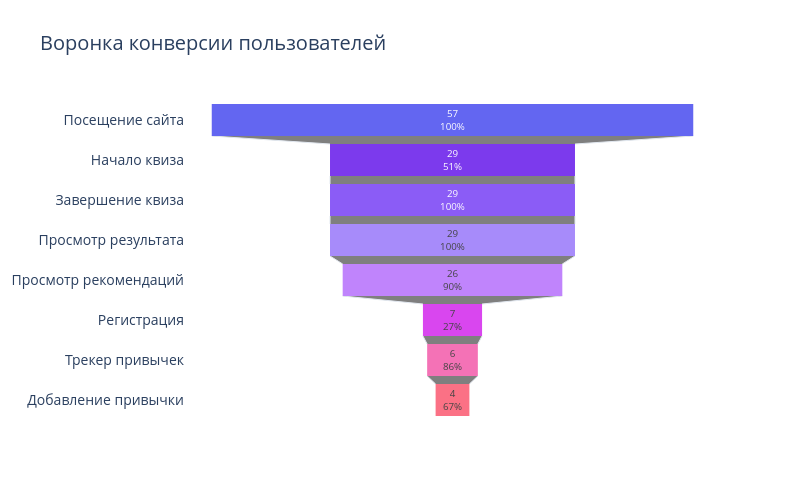

Source (notebook cell):
### Markdown cell above
## 1. Воронка конверсии

Основной флоу: **Главная → Квиз → Результат → Рекомендации → Регистрация → Трекер привычек**

Sign-up происходит после просмотра рекомендаций, но возможна точка входа и в начале.

### Code cell
# Воронка: считаем уникальных пользователей на каждом этапе
funnel_steps = [
    ('Посещение сайта', 'page_view'),
    ('Начало квиза', 'quiz_start'),
    ('Завершение квиза', 'quiz_complete'),
    ('Просмотр результата', 'result_view'),
    ('Просмотр рекомендаций', 'recommendations_view'),
    ('Регистрация', 'sign_up_success'),
    ('Трекер привычек', 'tracker_view'),
    ('Добавление привычки', 'habit_add'),
]

funnel_data = []
for label, event in funnel_steps:
    n_users = raw_events[raw_events['event'] == event]['user_id'].nunique()
    funnel_data.append({'step': label, 'users': n_users})

funnel_df = pd.DataFrame(funnel_data)
funnel_df['pct_total'] = (funnel_df['users'] / funnel_df['users'].iloc[0] * 100).round(1)
funnel_df['pct_prev'] = [100.0] + (funnel_df['users'].iloc[1:].values / funnel_df['users'].iloc[:-1].values * 100).round(1).tolist()

fig = go.Figure(go.Funnel(
    y=funnel_df['step'],
    x=funnel_df['users'],
    textinfo='value+percent previous',
    textposition='inside',
    marker=dict(
        color=['#6366f1', '#7c3aed', '#8b5cf6', '#a78bfa', '#c084fc', '#d946ef', '#f472b6', '#fb7185'],
    ),
    connector=dict(line=dict(color='#e2e8f0', width=1)),
))

fig.update_layout(
    title=dict(text='Воронка конверсии пользователей', font=dict(size=20)),
    font=dict(size=14),
    height=500,
    width=800,
    plot_bgcolor='white',
)
fig.show()

print("\nДетализация воронки:")
print(funnel_df.to_string(index=False))

### Figure 1 — Plotly figure (JSON) as saved in the notebook; plotly's stock layout.template omitted (floating-point values rounded to 4 significant figures)
{"data": [{"connector": {"line": {"color": "#e2e8f0", "width": 1}}, "marker": {"color": ["#6366f1", "#7c3aed", "#8b5cf6", "#a78bfa", "#c084fc", "#d946ef", "#f472b6", "#fb7185"]}, "textinfo": "value+percent previous", "textposition": "inside", "type": "funnel", "x": [57, 29, 29, 29, 26, 7, 6, 4], "y": ["Посещение сайта", "Начало квиза", "Завершение квиза", "Просмотр результата", "Просмотр рекомендаций", "Регистрация", "Трекер привычек", "Добавление привычки"]}], "layout": {"font": {"size": 14}, "height": 500, "plot_bgcolor": "white", "title": {"font": {"size": 20}, "text": "Воронка конверсии пользователей"}, "width": 800}}
